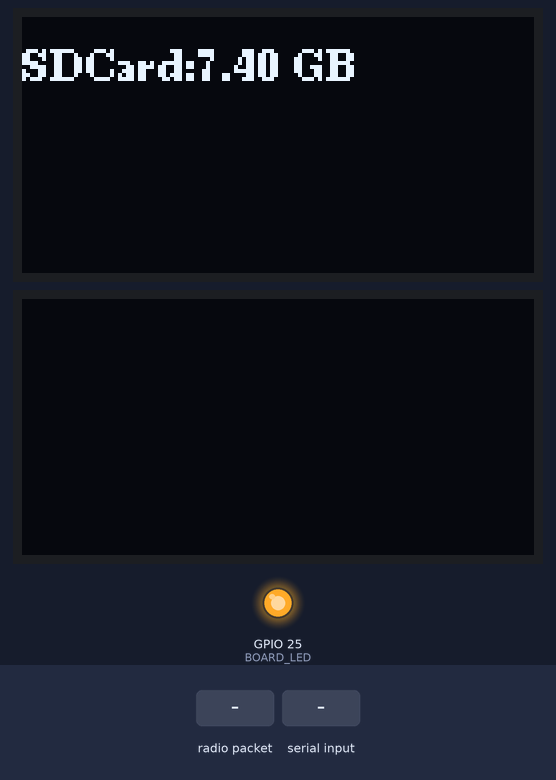
The sketch below on a simulated ESP32. Parts: 2 × 128×64 one-colour display, output pins drawn as LEDs (lit = HIGH). Inputs (shaded band) come from the test bench. Storage starts empty; no radio packets arrive unless stated; what the sketch prints to the serial monitor is not drawn.

Above: at 8.8 s.
8.9 s: radio packet "1" arrives
At 9.3 s:
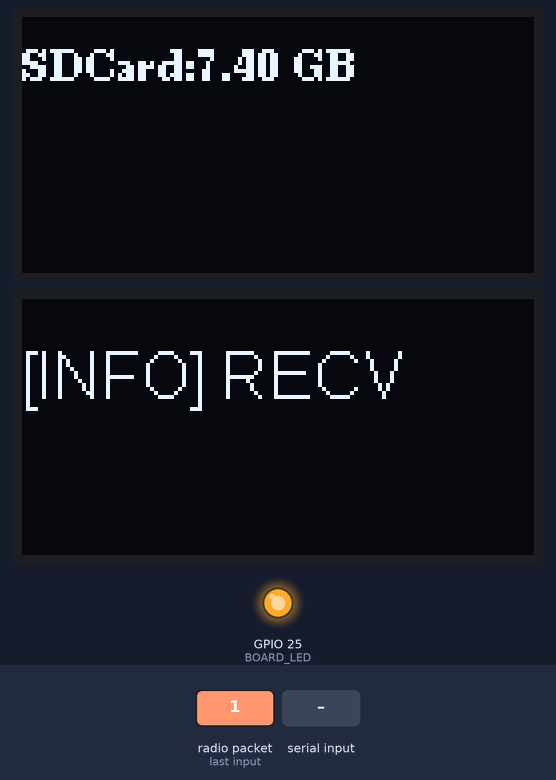
10.4 s: "1\n" received over Serial
At 11.5 s:
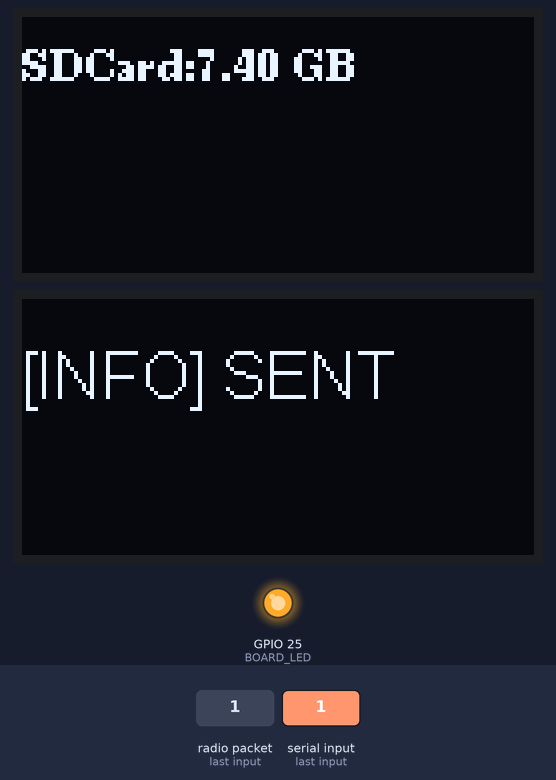
11.9 s: radio packet "0" arrives
At 12.8 s:
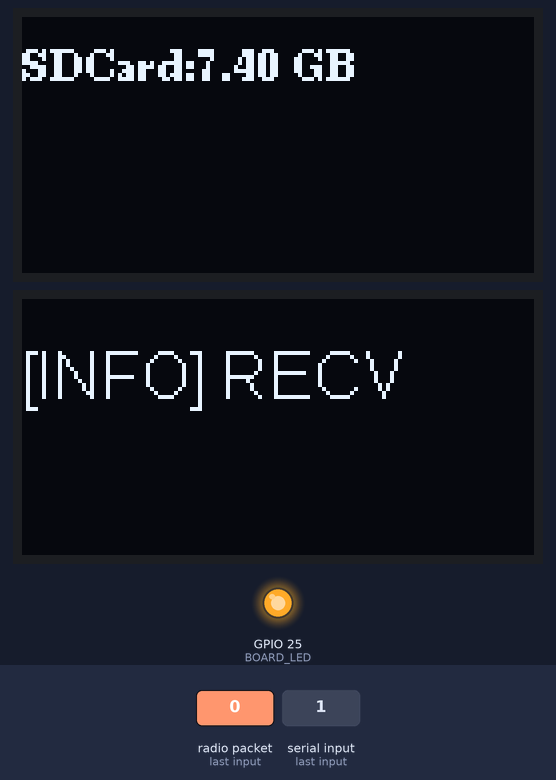
13.4 s: "0\n" received over Serial
At 13.7 s:
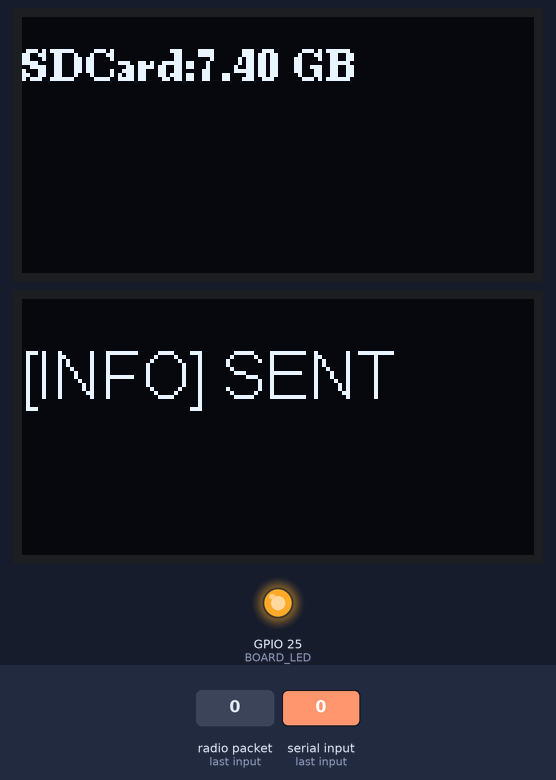
Timing chart, 0 to 15.9 s (numbered marks = the images above; inputs shaded):
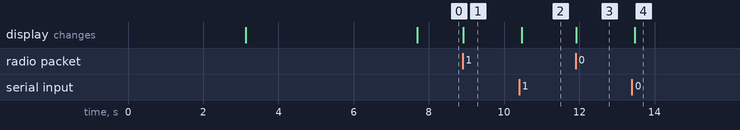

Measured:
- after the input at 8.9 s, the display: changes at once (image 1)
- after the input at 10.4 s, the display: changes after 0.07 s (image 2)
- after the input at 11.9 s, the display: changes at once (image 3)
- after the input at 13.4 s, the display: changes after 0.07 s (image 4)

The sketch:

AirCmdAx.ino
```cpp
#include <Wire.h>
#include <LoRa.h>
#include "boards.h"
#include "SSD1306Wire.h"

SSD1306Wire display(0x3c, I2C_SDA, I2C_SCL);

void setupDisplay() {
  display.init();
  display.flipScreenVertically();
}

void displayText(String text) {
  display.clear();
  display.setTextAlignment(TEXT_ALIGN_LEFT);
  display.setFont(ArialMT_Plain_16);
  display.drawString(0, 10, text);
  display.display();
}

void setup() {
  initBoard();
	delay(1500);
  setupDisplay();
  Serial.begin(460800);
	LoRa.setPins(RADIO_CS_PIN, RADIO_RST_PIN, RADIO_DIO0_PIN);
	if (!LoRa.begin(LoRa_frequency)) {
		Serial.println("[ERROR] LoRa initialization failed!");
		while(1);
	}
}

void loop() {
  int packetSize = LoRa.parsePacket();

  if (packetSize) {
    String recvOutput = "";
    while(LoRa.available()) {
      recvOutput += (char) LoRa.read();
    }
    displayText("[INFO] RECV");
    Serial.println(recvOutput);
  }

  if (Serial.available()) {
    String payload = Serial.readStringUntil('\n');
		LoRa.beginPacket();
    LoRa.print(payload);
    LoRa.endPacket();
    displayText("[INFO] SENT");
  }
}
```

boards.h
```cpp
#include <Arduino.h>
#include <SPI.h>
#include <Wire.h>
#include "utilities.h"

#ifdef HAS_SDCARD
#include <SD.h>
#include <FS.h>
#endif

#ifdef HAS_DISPLAY
#include <U8g2lib.h>

#ifndef DISPLAY_MODEL
#define DISPLAY_MODEL U8G2_SSD1306_128X64_NONAME_F_HW_I2C
#endif

DISPLAY_MODEL *u8g2 = nullptr;
#endif

#ifndef OLED_WIRE_PORT
#define OLED_WIRE_PORT Wire
#endif

#if defined(HAS_PMU)
#include "XPowersLib.h"


XPowersLibInterface *PMU = NULL;

#ifndef PMU_WIRE_PORT
#define PMU_WIRE_PORT   Wire
#endif


bool pmuInterrupt;

void setPmuFlag()
{
    pmuInterrupt = true;
}


bool initPMU()
{
    if (!PMU) {
        PMU = new XPowersAXP2101(PMU_WIRE_PORT);
        if (!PMU->init()) {
            Serial.println("Warning: Failed to find AXP2101 power management");
            delete PMU;
            PMU = NULL;
        } else {
            Serial.println("AXP2101 PMU init succeeded, using AXP2101 PMU");
        }
    }

    if (!PMU) {
        PMU = new XPowersAXP192(PMU_WIRE_PORT);
        if (!PMU->init()) {
            Serial.println("Warning: Failed to find AXP192 power management");
            delete PMU;
            PMU = NULL;
        } else {
            Serial.println("AXP192 PMU init succeeded, using AXP192 PMU");
        }
    }

    if (!PMU) {
        return false;
    }

    PMU->setChargingLedMode(XPOWERS_CHG_LED_BLINK_1HZ);

    pinMode(PMU_IRQ, INPUT_PULLUP);
    attachInterrupt(PMU_IRQ, setPmuFlag, FALLING);

    if (PMU->getChipModel() == XPOWERS_AXP192) {

        PMU->setProtectedChannel(XPOWERS_DCDC3);

        // lora
        PMU->setPowerChannelVoltage(XPOWERS_LDO2, 3300);
        // gps
        PMU->setPowerChannelVoltage(XPOWERS_LDO3, 3300);
        // oled
        PMU->setPowerChannelVoltage(XPOWERS_DCDC1, 3300);

        PMU->enablePowerOutput(XPOWERS_LDO2);
        PMU->enablePowerOutput(XPOWERS_LDO3);

        //protected oled power source
        PMU->setProtectedChannel(XPOWERS_DCDC1);
        //protected esp32 power source
        PMU->setProtectedChannel(XPOWERS_DCDC3);
        // enable oled power
        PMU->enablePowerOutput(XPOWERS_DCDC1);

        //disable not use channel
        PMU->disablePowerOutput(XPOWERS_DCDC2);

        PMU->disableIRQ(XPOWERS_AXP192_ALL_IRQ);

        PMU->enableIRQ(XPOWERS_AXP192_VBUS_REMOVE_IRQ |
                       XPOWERS_AXP192_VBUS_INSERT_IRQ |
                       XPOWERS_AXP192_BAT_CHG_DONE_IRQ |
                       XPOWERS_AXP192_BAT_CHG_START_IRQ |
                       XPOWERS_AXP192_BAT_REMOVE_IRQ |
                       XPOWERS_AXP192_BAT_INSERT_IRQ |
                       XPOWERS_AXP192_PKEY_SHORT_IRQ
                      );

    } else if (PMU->getChipModel() == XPOWERS_AXP2101) {

#if defined(CONFIG_IDF_TARGET_ESP32)
        //Unuse power channel
        PMU->disablePowerOutput(XPOWERS_DCDC2);
        PMU->disablePowerOutput(XPOWERS_DCDC3);
        PMU->disablePowerOutput(XPOWERS_DCDC4);
        PMU->disablePowerOutput(XPOWERS_DCDC5);
        PMU->disablePowerOutput(XPOWERS_ALDO1);
        PMU->disablePowerOutput(XPOWERS_ALDO4);
        PMU->disablePowerOutput(XPOWERS_BLDO1);
        PMU->disablePowerOutput(XPOWERS_BLDO2);
        PMU->disablePowerOutput(XPOWERS_DLDO1);
        PMU->disablePowerOutput(XPOWERS_DLDO2);

        // GNSS RTC PowerVDD 3300mV
        PMU->setPowerChannelVoltage(XPOWERS_VBACKUP, 3300);
        PMU->enablePowerOutput(XPOWERS_VBACKUP);

        //ESP32 VDD 3300mV
        // ! No need to set, automatically open , Don't close it
        // PMU->setPowerChannelVoltage(XPOWERS_DCDC1, 3300);
        // PMU->setProtectedChannel(XPOWERS_DCDC1);
        PMU->setProtectedChannel(XPOWERS_DCDC1);

        // LoRa VDD 3300mV
        PMU->setPowerChannelVoltage(XPOWERS_ALDO2, 3300);
        PMU->enablePowerOutput(XPOWERS_ALDO2);

        //GNSS VDD 3300mV
        PMU->setPowerChannelVoltage(XPOWERS_ALDO3, 3300);
        PMU->enablePowerOutput(XPOWERS_ALDO3);

#endif /*CONFIG_IDF_TARGET_ESP32*/


#if defined(LILYGO_TBeamS3_SUPREME_V3_0)

        //t-beam m.2 inface
        //gps
        PMU->setPowerChannelVoltage(XPOWERS_ALDO4, 3300);
        PMU->enablePowerOutput(XPOWERS_ALDO4);

        // lora
        PMU->setPowerChannelVoltage(XPOWERS_ALDO3, 3300);
        PMU->enablePowerOutput(XPOWERS_ALDO3);

        // In order to avoid bus occupation, during initialization, the SD card and QMC sensor are powered off and restarted
        if (ESP_SLEEP_WAKEUP_UNDEFINED == esp_sleep_get_wakeup_cause()) {
            Serial.println("Power off and restart ALDO BLDO..");
            PMU->disablePowerOutput(XPOWERS_ALDO1);
            PMU->disablePowerOutput(XPOWERS_ALDO2);
            PMU->disablePowerOutput(XPOWERS_BLDO1);
            delay(250);
        }

        // Sensor
        PMU->setPowerChannelVoltage(XPOWERS_ALDO1, 3300);
        PMU->enablePowerOutput(XPOWERS_ALDO1);

        PMU->setPowerChannelVoltage(XPOWERS_ALDO2, 3300);
        PMU->enablePowerOutput(XPOWERS_ALDO2);

        //Sdcard

        PMU->setPowerChannelVoltage(XPOWERS_BLDO1, 3300);
        PMU->enablePowerOutput(XPOWERS_BLDO1);

        PMU->setPowerChannelVoltage(XPOWERS_BLDO2, 3300);
        PMU->enablePowerOutput(XPOWERS_BLDO2);

        //face m.2
        PMU->setPowerChannelVoltage(XPOWERS_DCDC3, 3300);
        PMU->enablePowerOutput(XPOWERS_DCDC3);

        PMU->setPowerChannelVoltage(XPOWERS_DCDC4, XPOWERS_AXP2101_DCDC4_VOL2_MAX);
        PMU->enablePowerOutput(XPOWERS_DCDC4);

        PMU->setPowerChannelVoltage(XPOWERS_DCDC5, 3300);
        PMU->enablePowerOutput(XPOWERS_DCDC5);


        //not use channel
        PMU->disablePowerOutput(XPOWERS_DCDC2);
        // PMU->disablePowerOutput(XPOWERS_DCDC4);
        // PMU->disablePowerOutput(XPOWERS_DCDC5);
        PMU->disablePowerOutput(XPOWERS_DLDO1);
        PMU->disablePowerOutput(XPOWERS_DLDO2);
        PMU->disablePowerOutput(XPOWERS_VBACKUP);

        // Set constant current charge current limit
        PMU->setChargerConstantCurr(XPOWERS_AXP2101_CHG_CUR_500MA);

        // Set charge cut-off voltage
        PMU->setChargeTargetVoltage(XPOWERS_AXP2101_CHG_VOL_4V2);

        // Disable all interrupts
        PMU->disableIRQ(XPOWERS_AXP2101_ALL_IRQ);
        // Clear all interrupt flags
        PMU->clearIrqStatus();
        // Enable the required interrupt function
        PMU->enableIRQ(
            XPOWERS_AXP2101_BAT_INSERT_IRQ    | XPOWERS_AXP2101_BAT_REMOVE_IRQ      |   //BATTERY
            XPOWERS_AXP2101_VBUS_INSERT_IRQ   | XPOWERS_AXP2101_VBUS_REMOVE_IRQ     |   //VBUS
            XPOWERS_AXP2101_PKEY_SHORT_IRQ    | XPOWERS_AXP2101_PKEY_LONG_IRQ       |   //POWER KEY
            XPOWERS_AXP2101_BAT_CHG_DONE_IRQ  | XPOWERS_AXP2101_BAT_CHG_START_IRQ       //CHARGE
            // XPOWERS_AXP2101_PKEY_NEGATIVE_IRQ | XPOWERS_AXP2101_PKEY_POSITIVE_IRQ   |   //POWER KEY
        );

#endif
    }

    PMU->enableSystemVoltageMeasure();
    PMU->enableVbusVoltageMeasure();
    PMU->enableBattVoltageMeasure();
    // It is necessary to disable the detection function of the TS pin on the board
    // without the battery temperature detection function, otherwise it will cause abnormal charging
    PMU->disableTSPinMeasure();

    Serial.printf("=========================================\n");
    if (PMU->isChannelAvailable(XPOWERS_DCDC1)) {
        Serial.printf("DC1  : %s   Voltage: %04u mV \n",  PMU->isPowerChannelEnable(XPOWERS_DCDC1)  ? "+" : "-",  PMU->getPowerChannelVoltage(XPOWERS_DCDC1));
    }
    if (PMU->isChannelAvailable(XPOWERS_DCDC2)) {
        Serial.printf("DC2  : %s   Voltage: %04u mV \n",  PMU->isPowerChannelEnable(XPOWERS_DCDC2)  ? "+" : "-",  PMU->getPowerChannelVoltage(XPOWERS_DCDC2));
    }
    if (PMU->isChannelAvailable(XPOWERS_DCDC3)) {
        Serial.printf("DC3  : %s   Voltage: %04u mV \n",  PMU->isPowerChannelEnable(XPOWERS_DCDC3)  ? "+" : "-",  PMU->getPowerChannelVoltage(XPOWERS_DCDC3));
    }
    if (PMU->isChannelAvailable(XPOWERS_DCDC4)) {
        Serial.printf("DC4  : %s   Voltage: %04u mV \n",  PMU->isPowerChannelEnable(XPOWERS_DCDC4)  ? "+" : "-",  PMU->getPowerChannelVoltage(XPOWERS_DCDC4));
    }
    if (PMU->isChannelAvailable(XPOWERS_DCDC5)) {
        Serial.printf("DC5  : %s   Voltage: %04u mV \n",  PMU->isPowerChannelEnable(XPOWERS_DCDC5)  ? "+" : "-",  PMU->getPowerChannelVoltage(XPOWERS_DCDC5));
    }
    if (PMU->isChannelAvailable(XPOWERS_LDO2)) {
        Serial.printf("LDO2 : %s   Voltage: %04u mV \n",  PMU->isPowerChannelEnable(XPOWERS_LDO2)   ? "+" : "-",  PMU->getPowerChannelVoltage(XPOWERS_LDO2));
    }
    if (PMU->isChannelAvailable(XPOWERS_LDO3)) {
        Serial.printf("LDO3 : %s   Voltage: %04u mV \n",  PMU->isPowerChannelEnable(XPOWERS_LDO3)   ? "+" : "-",  PMU->getPowerChannelVoltage(XPOWERS_LDO3));
    }
    if (PMU->isChannelAvailable(XPOWERS_ALDO1)) {
        Serial.printf("ALDO1: %s   Voltage: %04u mV \n",  PMU->isPowerChannelEnable(XPOWERS_ALDO1)  ? "+" : "-",  PMU->getPowerChannelVoltage(XPOWERS_ALDO1));
    }
    if (PMU->isChannelAvailable(XPOWERS_ALDO2)) {
        Serial.printf("ALDO2: %s   Voltage: %04u mV \n",  PMU->isPowerChannelEnable(XPOWERS_ALDO2)  ? "+" : "-",  PMU->getPowerChannelVoltage(XPOWERS_ALDO2));
    }
    if (PMU->isChannelAvailable(XPOWERS_ALDO3)) {
        Serial.printf("ALDO3: %s   Voltage: %04u mV \n",  PMU->isPowerChannelEnable(XPOWERS_ALDO3)  ? "+" : "-",  PMU->getPowerChannelVoltage(XPOWERS_ALDO3));
    }
    if (PMU->isChannelAvailable(XPOWERS_ALDO4)) {
        Serial.printf("ALDO4: %s   Voltage: %04u mV \n",  PMU->isPowerChannelEnable(XPOWERS_ALDO4)  ? "+" : "-",  PMU->getPowerChannelVoltage(XPOWERS_ALDO4));
    }
    if (PMU->isChannelAvailable(XPOWERS_BLDO1)) {
        Serial.printf("BLDO1: %s   Voltage: %04u mV \n",  PMU->isPowerChannelEnable(XPOWERS_BLDO1)  ? "+" : "-",  PMU->getPowerChannelVoltage(XPOWERS_BLDO1));
    }
    if (PMU->isChannelAvailable(XPOWERS_BLDO2)) {
        Serial.printf("BLDO2: %s   Voltage: %04u mV \n",  PMU->isPowerChannelEnable(XPOWERS_BLDO2)  ? "+" : "-",  PMU->getPowerChannelVoltage(XPOWERS_BLDO2));
    }
    Serial.printf("=========================================\n");


    // Set the time of pressing the button to turn off
    PMU->setPowerKeyPressOffTime(XPOWERS_POWEROFF_4S);
    uint8_t opt = PMU->getPowerKeyPressOffTime();
    Serial.print("PowerKeyPressOffTime:");
    switch (opt) {
    case XPOWERS_POWEROFF_4S: Serial.println("4 Second");
        break;
    case XPOWERS_POWEROFF_6S: Serial.println("6 Second");
        break;
    case XPOWERS_POWEROFF_8S: Serial.println("8 Second");
        break;
    case XPOWERS_POWEROFF_10S: Serial.println("10 Second");
        break;
    default:
        break;
    }

    return true;
}

void disablePeripherals()
{
}
#else
#define initPMU()
#define disablePeripherals()
#endif

SPIClass SDSPI(HSPI);


void initBoard()
{
    Serial.begin(115200);
    Serial.println("initBoard");
    SPI.begin(RADIO_SCLK_PIN, RADIO_MISO_PIN, RADIO_MOSI_PIN);


    Wire.begin(I2C_SDA, I2C_SCL);


#ifdef I2C1_SDA
    Wire1.begin(I2C1_SDA, I2C1_SCL);
#endif


#ifdef HAS_GPS
    Serial1.begin(GPS_BAUD_RATE, SERIAL_8N1, GPS_RX_PIN, GPS_TX_PIN);
#endif

#if OLED_RST
    pinMode(OLED_RST, OUTPUT);
    digitalWrite(OLED_RST, HIGH); delay(20);
    digitalWrite(OLED_RST, LOW);  delay(20);
    digitalWrite(OLED_RST, HIGH); delay(20);
#endif

    initPMU();


#ifdef BOARD_LED
    /*
    * T-BeamV1.0, V1.1 LED defaults to low level as trun on,
    * so it needs to be forced to pull up
    * * * * */
#if LED_ON == LOW
    gpio_hold_dis(GPIO_NUM_4);
#endif
    pinMode(BOARD_LED, OUTPUT);
    digitalWrite(BOARD_LED, LED_ON);
#endif


#ifdef HAS_DISPLAY
    Wire.beginTransmission(0x3C);
    if (Wire.endTransmission() == 0) {
        Serial.println("Started OLED");
        u8g2 = new DISPLAY_MODEL(U8G2_R0, U8X8_PIN_NONE);
        u8g2->begin();
        u8g2->clearBuffer();
        u8g2->setFlipMode(0);
        u8g2->setFontMode(1); // Transparent
        u8g2->setDrawColor(1);
        u8g2->setFontDirection(0);
        u8g2->firstPage();
        do {
            u8g2->setFont(u8g2_font_inb19_mr);
            u8g2->drawStr(0, 30, "LilyGo");
            u8g2->drawHLine(2, 35, 47);
            u8g2->drawHLine(3, 36, 47);
            u8g2->drawVLine(45, 32, 12);
            u8g2->drawVLine(46, 33, 12);
            u8g2->setFont(u8g2_font_inb19_mf);
            u8g2->drawStr(58, 60, "LoRa");
        } while ( u8g2->nextPage() );
        u8g2->sendBuffer();
        u8g2->setFont(u8g2_font_fur11_tf);
        delay(3000);
    }
#endif


#ifdef HAS_SDCARD
    if (u8g2) {
        u8g2->setFont(u8g2_font_ncenB08_tr);
    }
    pinMode(SDCARD_MISO, INPUT_PULLUP);
    SDSPI.begin(SDCARD_SCLK, SDCARD_MISO, SDCARD_MOSI, SDCARD_CS);
    if (u8g2) {
        u8g2->clearBuffer();
    }

    if (!SD.begin(SDCARD_CS, SDSPI)) {

        Serial.println("setupSDCard FAIL");
        if (u8g2) {
            do {
                u8g2->setCursor(0, 16);
                u8g2->println( "SDCard FAILED");;
            } while ( u8g2->nextPage() );
        }

    } else {
        uint32_t cardSize = SD.cardSize() / (1024 * 1024);
        if (u8g2) {
            do {
                u8g2->setCursor(0, 16);
                u8g2->print( "SDCard:");;
                u8g2->print(cardSize / 1024.0);;
                u8g2->println(" GB");;
            } while ( u8g2->nextPage() );
        }

        Serial.print("setupSDCard PASS . SIZE = ");
        Serial.print(cardSize / 1024.0);
        Serial.println(" GB");
    }
    if (u8g2) {
        u8g2->sendBuffer();
    }
    delay(3000);
#endif


}
```

Source omitted: utilities.h (5634 bytes)
